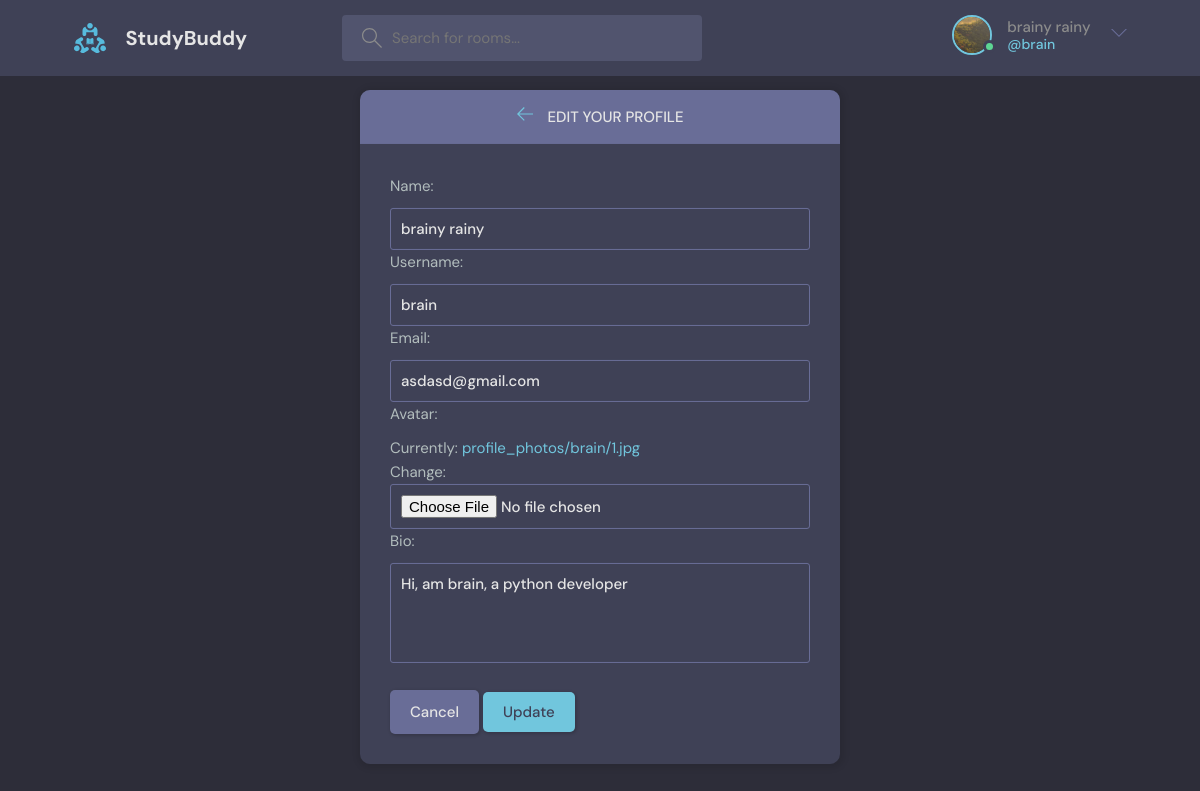
Page /accounts/user-settings/ (signed in) on the committed database.
### accounts/models.py (models this page shows, shortened)
class User(AbstractUser):
    name = models.CharField(max_length=200, null=True)
    slug = models.SlugField(unique=True, blank=True, null=True)
    email = models.EmailField(unique=True, null=True)
    bio = models.TextField(null=True, blank=True)
    avatar = models.ImageField(default='avatar.svg', null=True, upload_to=profile_pic)
    USERNAME_FIELD = 'email'
    REQUIRED_FIELDS = []

### accounts/views.py (the view)
# urls.py: path('user-settings/', user_settings, name='user-settings'),
def user_settings(request):
    user = request.user
    form = UserForm(request.POST or None, request.FILES or None, instance=user)
    if request.method == 'POST':
        form = UserForm(request.POST or None, request.FILES or None, instance=user)
        if form.is_valid():
            form.save()
            return redirect('accounts:user-profile')
    context ={
        'form':form
    }
    return render(request, 'accounts/user_settings.html', context=context)

### accounts/forms.py
class UserForm(forms.ModelForm):
    username = forms.CharField(help_text=None)
    class Meta:
        model = User
        fields = ['name','username', 'email', 'avatar', 'bio']

### accounts/templates/accounts/user_settings.html (shortened to what this page needs)
{% extends 'base.html' %}
{% block content %}
<main class="auth layout">
    <div class="container">
        <div class="layout__box">
            <div class="layout__boxHeader">
                <div class="layout__boxTitle">
                    <a href="profile.html">
                        <svg version="1.1" xmlns="http://www.w3.org/2000/svg" width="32" height="32"viewBox="0 0 32 32">
                          <title>arrow-left</title>
                          <path d="M13.723 2.286l-13.723 13.714 13.719 13.714 1.616-1.611-10.96-10.96h27.625v-2.286h-27.625l10.965-10.965-1.616-1.607z">
                          </path>
                      </svg>
                  </a>
                  <h3>Edit your profile</h3>
              </div>
          </div>
          <div class="layout__body">
              <form class="form" action="" method='POST' enctype="multipart/form-data">
                  <div class="form__group">
                      {{form}}
                  </div>
                      <a class="btn btn--dark" href="base:home">Cancel</a>
                      <button class="btn btn--main" type="submit">Update</button>
              </form>
            </div>
        </div>
    </div>
</main>
{% endblock content %}

### templates/partials/navbar.html (shortened to what this page needs)
{% load static %}
<header class="header header--loggedIn">
    <div class="container">
      <a href="{% url 'base:home' %}" class="header__logo">
        <img src="{% static 'assets/logo.svg' %}" />
        <h1>StudyBuddy</h1>
      </a>
      <form class="header__search" method="GET" action="">
        <label>
          <input name='q' placeholder="Search for rooms..." />
        </label>
      </form>
      <nav class="header__menu">
        {% if not request.user.is_authenticated %}
         <a href="{% url 'accounts:login' %}">
          <img src="{% static 'assets/avatar.svg' %}" />
          <p>Login</p>
        </a>
        {% else %}
        <div class="header__user">
          <a href="{% url 'accounts:user-profile' user.slug %}">
            <div class="avatar avatar--medium active">
              <img src="{{request.user.avatar.url}}" />
            </div>
            <p>{% if request.user.name %}{{request.user.name}}{% else %}{{request.user.username}}{% endif %} <span>@{{request.user.username}}</span></p>
          </a>
          <button class="dropdown-button">
            <svg version="1.1" xmlns="http://www.w3.org/2000/svg" width="32" height="32" viewBox="0 0 32 32">
              <title>chevron-down</title>
              <path d="M16 21l-13-13h-3l16 16 16-16h-3l-13 13z"></path>
            </svg>
          </button>
        </div>
        {% endif %}
      </nav>
    </div>
  </header>

### rows in the picture
User: user.avatar (picture), user.name "brainy rainy", user.username "brain", name "brainy rainy", username "brain", email "asdasd@gmail.com", bio "Hi, am brain, a python developer"
